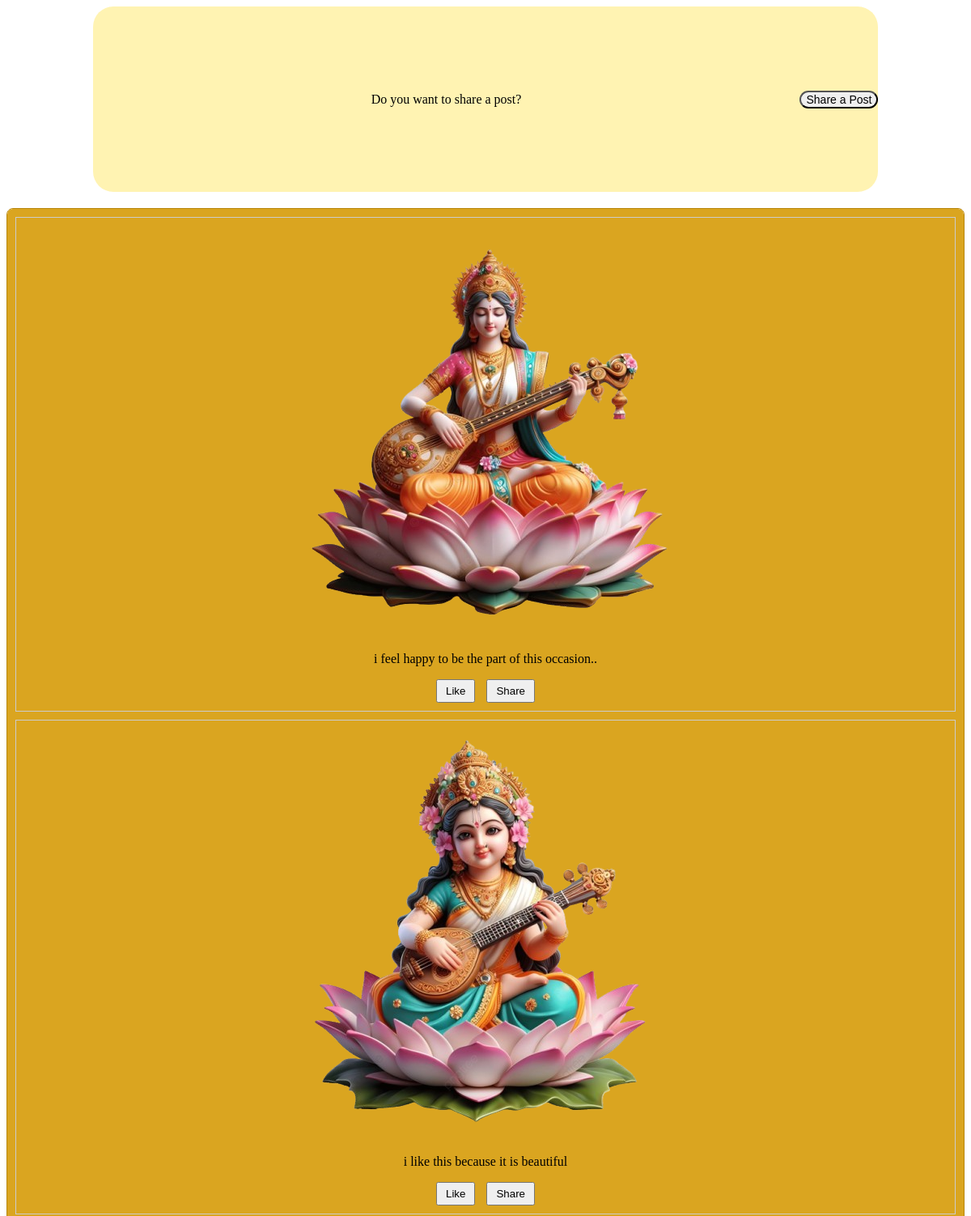
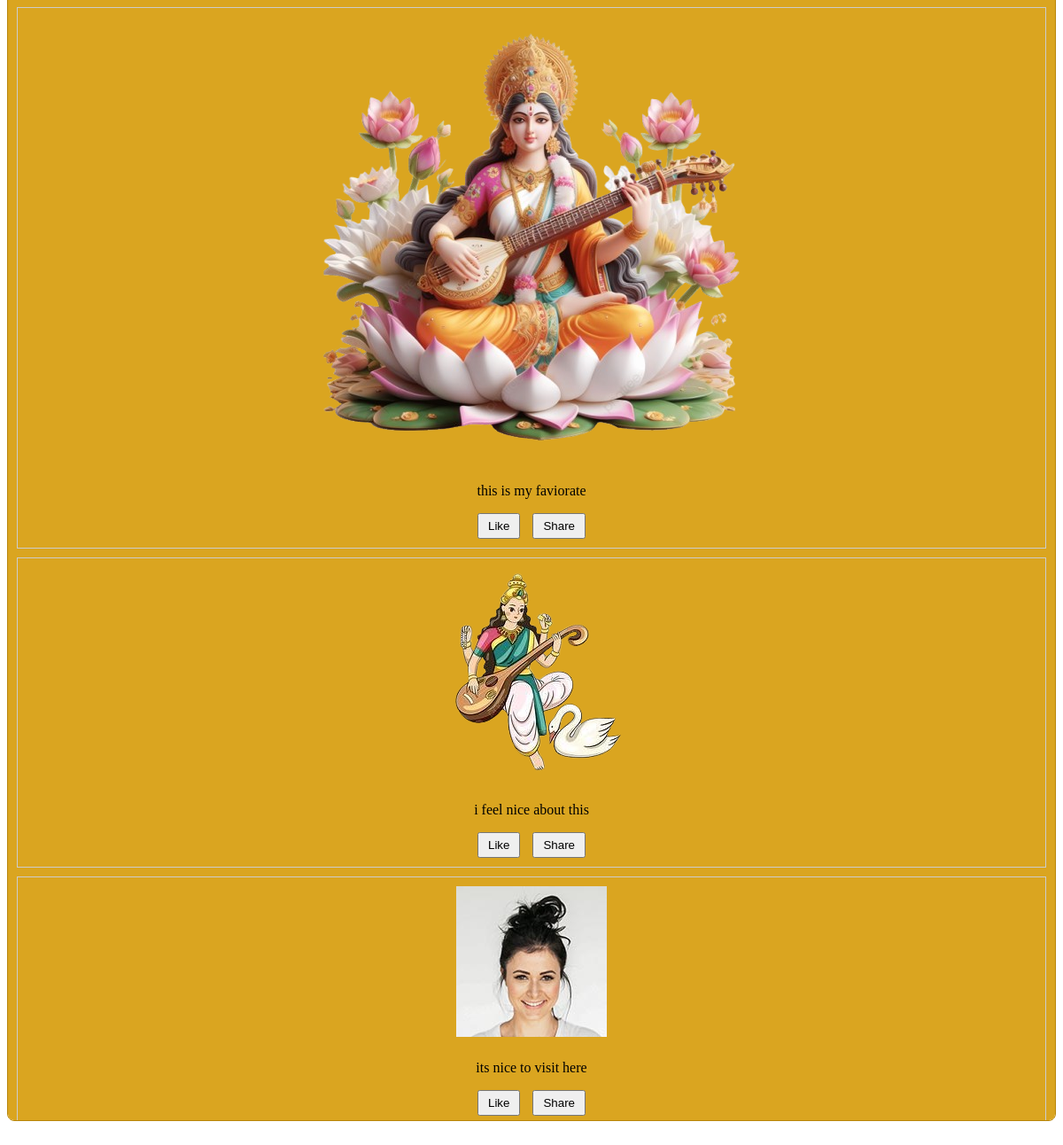
Screenshot of /blog.php with the database file from the repository (2 pictures, top to bottom).
### tables this page shows
CREATE TABLE `posts` (
  `id` int(11) NOT NULL,
  `image` varchar(255) NOT NULL,
  `comment` text NOT NULL,
  `created_at` timestamp NOT NULL DEFAULT current_timestamp()
);

### blog.php (the view, shortened to what this page needs)
<?php
$localhost = "localhost";
$username = "root";
$password = "";
$dbname = "saraswatipujablog";
$conn = new mysqli($localhost, $username, $password, $dbname);
$result = $conn->query("SELECT * FROM posts ORDER BY created_at DESC");
?>
<!DOCTYPE html>
<html lang="en">
<head>
</head>
<body>
    <div>
        <center>
    <div class="top-section">
        <p>Do you want to share a post?</p>
        <button onclick="window.location.href='create_post.php'" class="new-post-btn">Share a Post</button>
    </div>
    </center>
        <div class="posts-section">
            <?php if ($result->num_rows > 0) : ?>
                <?php while ($row = $result->fetch_assoc()) : ?>
                    <div class="post-card">
                        <img src="blog/<?= htmlspecialchars($row['image']) ?>" alt="Post Image">
                        <div class="post-content">
                            <p class="post-comment"><?= htmlspecialchars($row['comment']) ?></p>
                            <div class="post-actions">
                                <button class="like-btn">Like</button>
                                <button class="share-btn">Share</button>
                            </div>
                        </div>
                    </div>
                <?php endwhile; ?>
            <?php else : ?>
                <p>No posts available. Be the first to share a post!</p>
            <?php endif; ?>
        </div>
    </div>
</body>
</html>

### blog.php (style rules this page uses)
.top-section { height: 7vh; display: flex; align-items: center; justify-content: center; background-color: rgba(255, 215, 0, 0.3); width: 82%; border-radius: 25px; }
.top-section button { font-size: 14px; cursor: pointer; width: auto; border-radius: 25px; }
.top-section p { margin: auto; }
.posts-section { margin-top: 20px; max-height: 76vh; overflow-y: auto; border: 1px solid darkgoldenrod; padding: 10px; background-color: goldenrod; border-radius: 8px; }
.post-card { border: 1px solid #ccc; padding: 10px; margin-bottom: 10px; display: flex; flex-direction: column; align-items: center; }
.post-card img { max-width: 100%; height: auto; }
.post-content { margin-top: 10px; text-align: center; }
.post-actions { margin-top: 10px; }
.post-actions button { margin: 0 5px; padding: 5px 10px; cursor: pointer; }

### rows the page displays
posts: image (picture), comment "i feel happy to be the part of this occasion.."
posts: image (picture), comment "i like this because it is beautiful"
posts: image (picture), comment "this is my faviorate"
posts: image (picture), comment "i feel nice about this"
posts: image (picture), comment "its nice to visit here"
